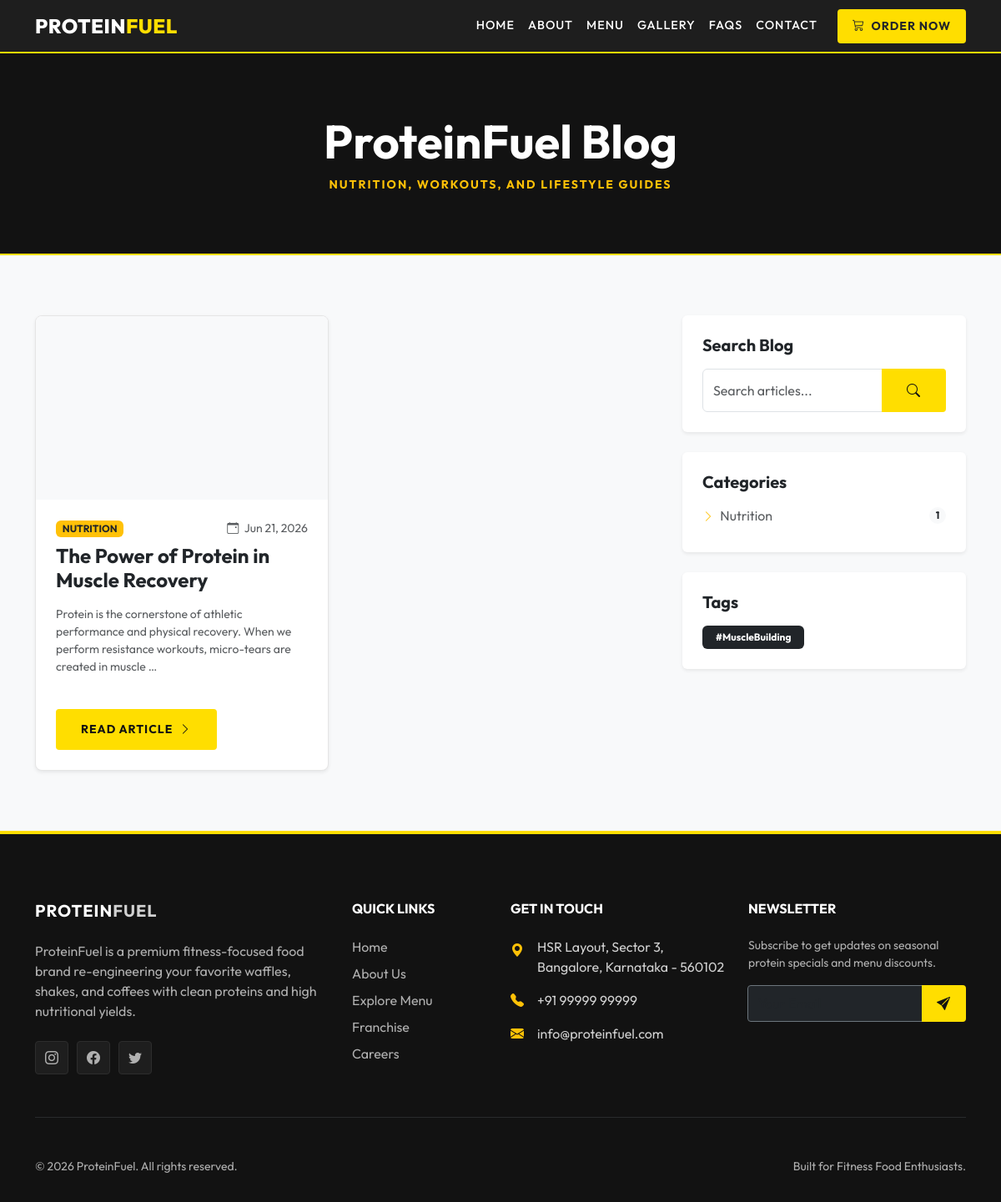
Screenshot of /blog/ with the database file from the repository.
### apps/blogs/models.py (models this page shows, shortened)
class BlogPost(TimeStampedModel, SoftDeleteModel):
    STATUS_CHOICES = (
        ('DRAFT', 'Draft'),
        ('PUBLISHED', 'Published'),
    )
    category = models.ForeignKey(BlogCategory, on_delete=models.SET_NULL, null=True, related_name="posts")
    tags = models.ManyToManyField(BlogTag, blank=True, related_name="posts")
    title = models.CharField(max_length=200)
    slug = models.SlugField(unique=True, blank=True)
    featured_image = models.ImageField(upload_to="blog/")
    content = RichTextField()
    status = models.CharField(max_length=10, choices=STATUS_CHOICES, default='DRAFT')
    published_at = models.DateTimeField(null=True, blank=True)
    meta_title = models.CharField(max_length=100, blank=True, null=True, help_text="For Google Search title")
    meta_description = models.TextField(blank=True, null=True, help_text="For Google Search snippet")
    class Meta:
        ordering = ['-published_at', '-created_at']

class BlogCategory(TimeStampedModel):
    name = models.CharField(max_length=100)
    slug = models.SlugField(unique=True, blank=True)
    class Meta:
        verbose_name = "Blog Category"
        verbose_name_plural = "Blog Categories"
        ordering = ['name']

class BlogTag(TimeStampedModel):
    name = models.CharField(max_length=50)
    slug = models.SlugField(unique=True, blank=True)
    class Meta:
        verbose_name = "Blog Tag"
        verbose_name_plural = "Blog Tags"
        ordering = ['name']

### apps/core/models.py (models this page shows, shortened)
class SingletonModel(models.Model):
    class Meta:
        abstract = True
    @classmethod
    def load(cls):
        obj, created = cls.objects.get_or_create(pk=1)
        return obj

class TimeStampedModel(models.Model):
    created_at = models.DateTimeField(auto_now_add=True)
    updated_at = models.DateTimeField(auto_now=True)
    class Meta:
        abstract = True

class SiteSettings(SingletonModel, TimeStampedModel):
    site_name = models.CharField(max_length=100, default="ProteinFuel")
    logo = models.ImageField(upload_to="settings/", null=True, blank=True)
    logo_dark = models.ImageField(upload_to="settings/", null=True, blank=True)
    contact_email = models.EmailField(default="info@proteinfuel.com")
    contact_phone = models.CharField(max_length=20, default="+91 99999 99999")
    contact_address = models.TextField(default="Bangalore, India")
    footer_about = models.TextField(blank=True, default="ProteinFuel sells high protein waffles, shakes, coffees, and snacks to keep you active and fueled.")
    copyright_text = models.CharField(max_length=200, default="© 2026 ProteinFuel. All rights reserved.")
    google_analytics_id = models.CharField(max_length=50, blank=True, null=True, help_text="e.g., G-XXXXXXX")
    meta_title = models.CharField(max_length=100, blank=True, null=True)
    meta_description = models.TextField(blank=True, null=True)
    robots_txt = models.TextField(blank=True, null=True, default="User-agent: *\nAllow: /")
    sitemap_xml = models.TextField(blank=True, null=True)
    class Meta:
        verbose_name = "Site Settings"
        verbose_name_plural = "Site Settings"

class SocialLink(TimeStampedModel):
    platform_name = models.CharField(max_length=50, help_text="e.g. Instagram, Facebook, Twitter")
    url = models.URLField()
    icon_name = models.CharField(max_length=50, help_text="Bootstrap icon class name, e.g. 'instagram'")
    is_active = models.BooleanField(default=True)
    display_order = models.PositiveIntegerField(default=0)
    class Meta:
        ordering = ['display_order', 'id']

### apps/blogs/views.py (the view)
# urls.py: path('', BlogPostListView.as_view(), name='post_list'),
class BlogPostListView(ListView):
    model = BlogPost
    template_name = 'blogs/post_list.html'
    context_object_name = 'posts'
    paginate_by = 6
    def get_queryset(self):
        queryset = BlogPost.objects.filter(status='PUBLISHED')
        category_slug = self.request.GET.get('category')
        tag_slug = self.request.GET.get('tag')
        search_query = self.request.GET.get('q')
        if category_slug:
            queryset = queryset.filter(category__slug=category_slug)
        if tag_slug:
            queryset = queryset.filter(tags__slug=tag_slug)
        if search_query:
            queryset = queryset.filter(
                Q(title__icontains=search_query) |
                Q(content__icontains=search_query)
            )
        return queryset.distinct()
    def get_context_data(self, **kwargs):
        context = super().get_context_data(**kwargs)
        context['categories'] = BlogCategory.objects.all()
        context['tags'] = BlogTag.objects.all()
        context['selected_category'] = self.request.GET.get('category')
        context['selected_tag'] = self.request.GET.get('tag')
        context['search_query'] = self.request.GET.get('q')
        return context

### templates/blogs/post_list.html (shortened to what this page needs)
{% extends 'base.html' %}
{% load static %}
{% block content %}
    <section class="section-dark py-5 bg-dark text-center" style="border-bottom: 2px solid var(--primary-yellow);">
        <div class="container py-4">
            <h1 class="display-4 fw-bold text-white mb-2">ProteinFuel Blog</h1>
            <p class="text-warning mb-0 text-uppercase fw-bold small" style="letter-spacing: 2px;">Nutrition, Workouts, and Lifestyle Guides</p>
        </div>
    </section>
    <section class="py-5">
        <div class="container py-4">
            <div class="row g-5">
                <div class="col-lg-8">
                    <div class="row g-4">
                        {% for post in posts %}
                        <div class="col-md-6">
                            <div class="premium-card h-100 d-flex flex-column shadow-sm">
                                <div class="featured-image-wrapper bg-light text-center" style="height: 220px; overflow: hidden;">
                                </div>
                                <div class="p-4 flex-grow-1 d-flex flex-column">
                                    <div class="d-flex align-items-center justify-content-between mb-2">
                                        <span class="badge bg-warning text-dark text-uppercase small">{{ post.category.name }}</span>
                                        <small class="text-muted"><i class="bi bi-calendar-event me-1"></i> {{ post.published_at|date:"M d, Y" }}</small>
                                    </div>
                                    <h4 class="fw-bold mb-3"><a href="{% url 'blogs:post_detail' post.slug %}" class="text-dark text-decoration-none">{{ post.title }}</a></h4>
                                    <p class="text-muted small flex-grow-1">
                                        {{ post.content|striptags|truncatewords:20 }}
                                    </p>
                                    <div class="mt-4">
                                        <a href="{% url 'blogs:post_detail' post.slug %}" class="btn btn-yellow btn-sm">
                                            Read Article <i class="bi bi-chevron-right ms-1"></i>
                                        </a>
                                    </div>
                                </div>
                            </div>
                        </div>
                        {% endfor %}
                    </div>
                </div>
                <div class="col-lg-4">
                    <div class="card p-4 border-0 shadow-sm mb-4">
                        <h5 class="fw-bold mb-3 text-dark">Search Blog</h5>
                        <form method="get" class="input-group">
                            <input type="text" name="q" value="{{ search_query|default:'' }}" class="form-control" placeholder="Search articles...">
                            <button type="submit" class="btn btn-yellow"><i class="bi bi-search"></i></button>
                        </form>
                    </div>
                    <div class="card p-4 border-0 shadow-sm mb-4">
                        <h5 class="fw-bold mb-3 text-dark">Categories</h5>
                        <ul class="list-unstyled mb-0">
                            {% for cat in categories %}
                            <li class="mb-2 d-flex justify-content-between align-items-center">
                                <a href="{% url 'blogs:post_list' %}?category={{ cat.slug }}" class="text-decoration-none text-muted hover-yellow {% if selected_category == cat.slug %}fw-bold text-dark{% endif %}">
                                    <i class="bi bi-chevron-right small text-warning me-1"></i> {{ cat.name }}
                                </a>
                                <span class="badge bg-light text-dark rounded-circle">{{ cat.posts.count }}</span>
                            </li>
                            {% endfor %}
                        </ul>
                    </div>
                    <div class="card p-4 border-0 shadow-sm">
                        <h5 class="fw-bold mb-3 text-dark">Tags</h5>
                        <div class="d-flex flex-wrap gap-2">
                            {% for tag in tags %}
                            <a href="{% url 'blogs:post_list' %}?tag={{ tag.slug }}" class="badge {% if selected_tag == tag.slug %}bg-yellow text-dark{% else %}bg-dark text-white{% endif %} text-decoration-none py-2 px-3 small">
                                #{{ tag.name }}
                            </a>
                            {% endfor %}
                        </div>
                    </div>
                </div>
            </div>
        </div>
    </section>
{% endblock %}

### templates/base.html (shortened to what this page needs)
{% load static %}
<!DOCTYPE html>
<html lang="en">
<head>
    <link href="https://cdn.jsdelivr.net/npm/bootstrap@5.3.0/dist/css/bootstrap.min.css" rel="stylesheet">
    <link rel="stylesheet" href="https://cdn.jsdelivr.net/npm/bootstrap-icons@1.10.5/font/bootstrap-icons.css">
    <link rel="stylesheet" href="{% static 'css/style.css' %}">
</head>
<body>
    <nav class="navbar navbar-expand-lg navbar-dark navbar-custom sticky-top">
        <div class="container">
            <a class="navbar-brand" href="{% url 'core:home' %}">
                {% if site_settings.logo %}
                    <img src="{{ site_settings.logo.url }}" alt="{{ site_settings.site_name }}" height="40">
                {% else %}
                    PROTEIN<span>FUEL</span>
                {% endif %}
            </a>
            <div class="collapse navbar-collapse" id="navbarNav">
                <ul class="navbar-nav ms-auto align-items-lg-center">
                    <li class="nav-item">
                        <a class="nav-link {% if request.resolver_match.url_name == 'home' %}active{% endif %}" href="{% url 'core:home' %}">Home</a>
                    </li>
                    <li class="nav-item">
                        <a class="nav-link {% if request.resolver_match.url_name == 'about' %}active{% endif %}" href="{% url 'core:about' %}">About</a>
                    </li>
                    <li class="nav-item">
                        <a class="nav-link {% if request.resolver_match.app_name == 'catalog' %}active{% endif %}" href="{% url 'catalog:product_list' %}">Menu</a>
                    </li>
                    <li class="nav-item">
                        <a class="nav-link {% if request.resolver_match.url_name == 'gallery' %}active{% endif %}" href="{% url 'core:gallery' %}">Gallery</a>
                    </li>
                    <li class="nav-item">
                        <a class="nav-link {% if request.resolver_match.url_name == 'faq' %}active{% endif %}" href="{% url 'core:faq' %}">FAQs</a>
                    </li>
                    <li class="nav-item">
                        <a class="nav-link {% if request.resolver_match.url_name == 'contact' %}active{% endif %}" href="{% url 'core:contact' %}">Contact</a>
                    </li>
                    <li class="nav-item ms-lg-3 mt-2 mt-lg-0">
                        <a class="btn btn-yellow btn-sm py-2 px-3 text-dark font-weight-bold" href="{% url 'catalog:product_list' %}">
                            <i class="bi bi-cart3 me-1"></i> Order Now
                        </a>
                    </li>
                </ul>
            </div>
        </div>
    </nav>
    <main>
        {% block content %}{% endblock %}
    </main>
    <footer class="footer-custom">
        <div class="container">
            <div class="row g-4">
                <div class="col-lg-4 col-md-6">
                    <h5 class="text-uppercase fw-bold mb-4" style="letter-spacing: 1px;">
                        PROTEIN<span style="color: var(--primary-yellow);">FUEL</span>
                    </h5>
                    <p class="text-muted mb-4">
                        {{ site_settings.footer_about }}
                    </p>
                    <div class="d-flex">
                        {% for link in social_links %}
                        <a href="{{ link.url }}" class="footer-social-icon" target="_blank" title="{{ link.platform_name }}">
                            <i class="bi bi-{{ link.icon_name }}"></i>
                        </a>
                        {% endfor %}
                    </div>
                </div>
                <div class="col-lg-2 col-md-6 ms-lg-auto">
                    <h6 class="text-uppercase fw-bold mb-4">Quick Links</h6>
                    <ul class="list-unstyled">
                        <li class="mb-2"><a href="{% url 'core:home' %}">Home</a></li>
                        <li class="mb-2"><a href="{% url 'core:about' %}">About Us</a></li>
                        <li class="mb-2"><a href="{% url 'catalog:product_list' %}">Explore Menu</a></li>
                        <li class="mb-2"><a href="{% url 'core:franchise' %}">Franchise</a></li>
                        <li class="mb-2"><a href="{% url 'core:careers' %}">Careers</a></li>
                    </ul>
                </div>
                <div class="col-lg-3 col-md-6">
                    <h6 class="text-uppercase fw-bold mb-4">Get In Touch</h6>
                    <ul class="list-unstyled text-muted">
                        <li class="mb-3 d-flex align-items-start">
                            <i class="bi bi-geo-alt-fill text-warning me-3 mt-1"></i>
                            <span>{{ site_settings.contact_address }}</span>
                        </li>
                        <li class="mb-3 d-flex align-items-center">
                            <i class="bi bi-telephone-fill text-warning me-3"></i>
                            <span>{{ site_settings.contact_phone }}</span>
                        </li>
                        <li class="mb-3 d-flex align-items-center">
                            <i class="bi bi-envelope-fill text-warning me-3"></i>
                            <span>{{ site_settings.contact_email }}</span>
                        </li>
                    </ul>
                </div>
                <div class="col-lg-3 col-md-6">
                    <h6 class="text-uppercase fw-bold mb-4">Newsletter</h6>
                    <p class="text-muted small mb-3">Subscribe to get updates on seasonal protein specials and menu discounts.</p>
                    <form id="newsletter-form" class="input-group">
                        <input type="email" name="email" class="form-control bg-dark border-secondary text-white" placeholder="Your Email" required style="border-radius: 4px 0 0 4px;">
                        <button type="submit" class="btn btn-yellow" style="border-radius: 0 4px 4px 0; padding: 0.5rem 1rem;">
                            <i class="bi bi-send-fill"></i>
                        </button>
                    </form>
                </div>
            </div>
            <hr class="my-5 border-secondary">
            <div class="row align-items-center">
                <div class="col-md-6 text-center text-md-start text-muted small">
                    {{ site_settings.copyright_text }}
                </div>
                <div class="col-md-6 text-center text-md-end text-muted small mt-2 mt-md-0">
                    Built for Fitness Food Enthusiasts.
                </div>
            </div>
        </div>
    </footer>
</body>
</html>

### rows the page displays
BlogPost: category.name "NUTRITION", published_at "Jun 21, 2026", title "The Power of Protein in Muscle Recovery", content "Protein is the cornerstone of athletic performance and physical recovery. When we perform resistance workouts, micro-tears are created in muscle …"
BlogCategory: name "Nutrition", posts.count "1"
BlogTag: name "MuscleBuilding"
SiteSettings: footer_about "ProteinFuel is a premium fitness-focused food brand re-engineering your favorite waffles, shakes, and coffees with clean proteins and high nutritional yields.", contact_address "HSR Layout, Sector 3, Bangalore, Karnataka - 560102", contact_phone "+91 99999 99999", contact_email "info@proteinfuel.com", copyright_text "© 2026 ProteinFuel. All rights reserved."
